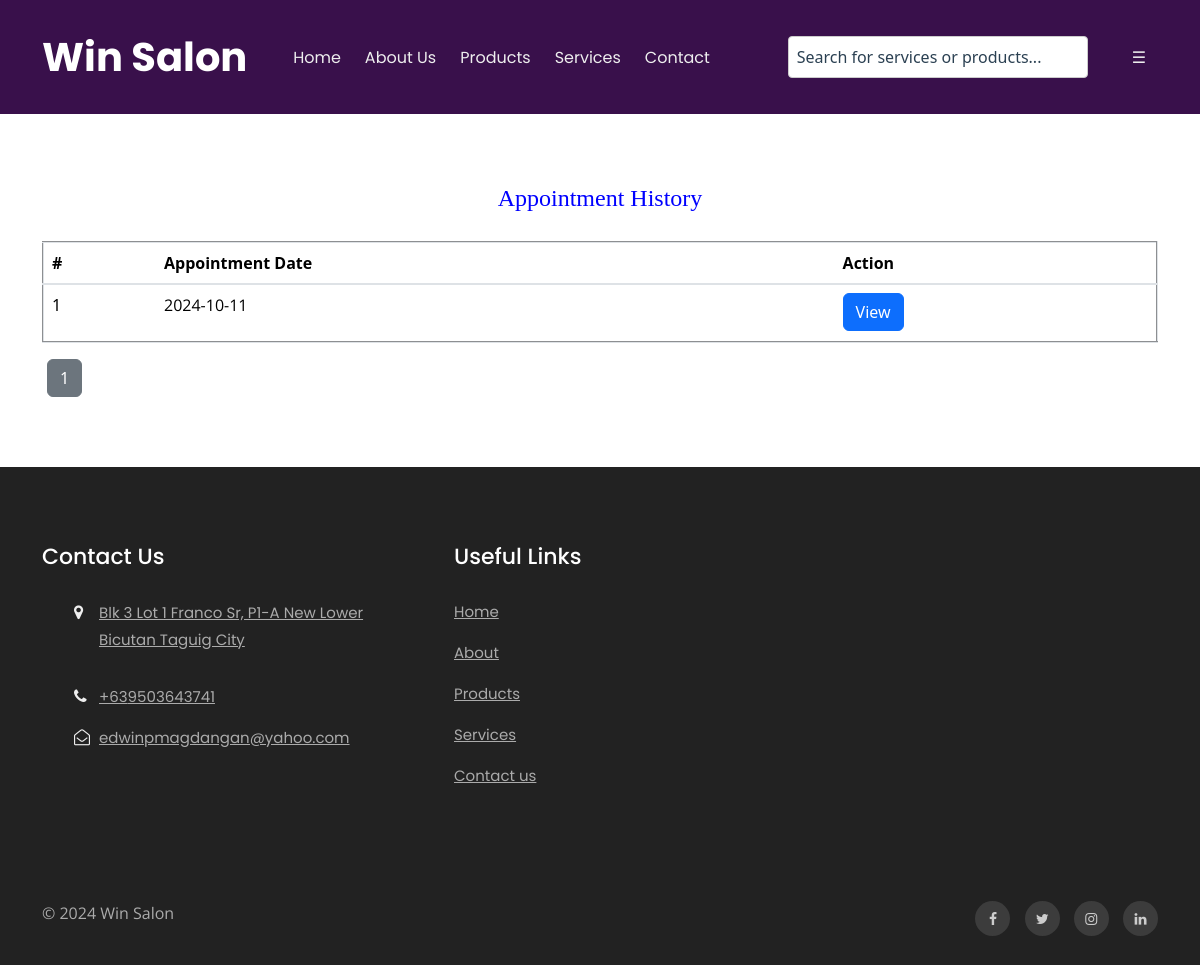
Page /bfs/booking-history.php (signed in) on the earlier database version.
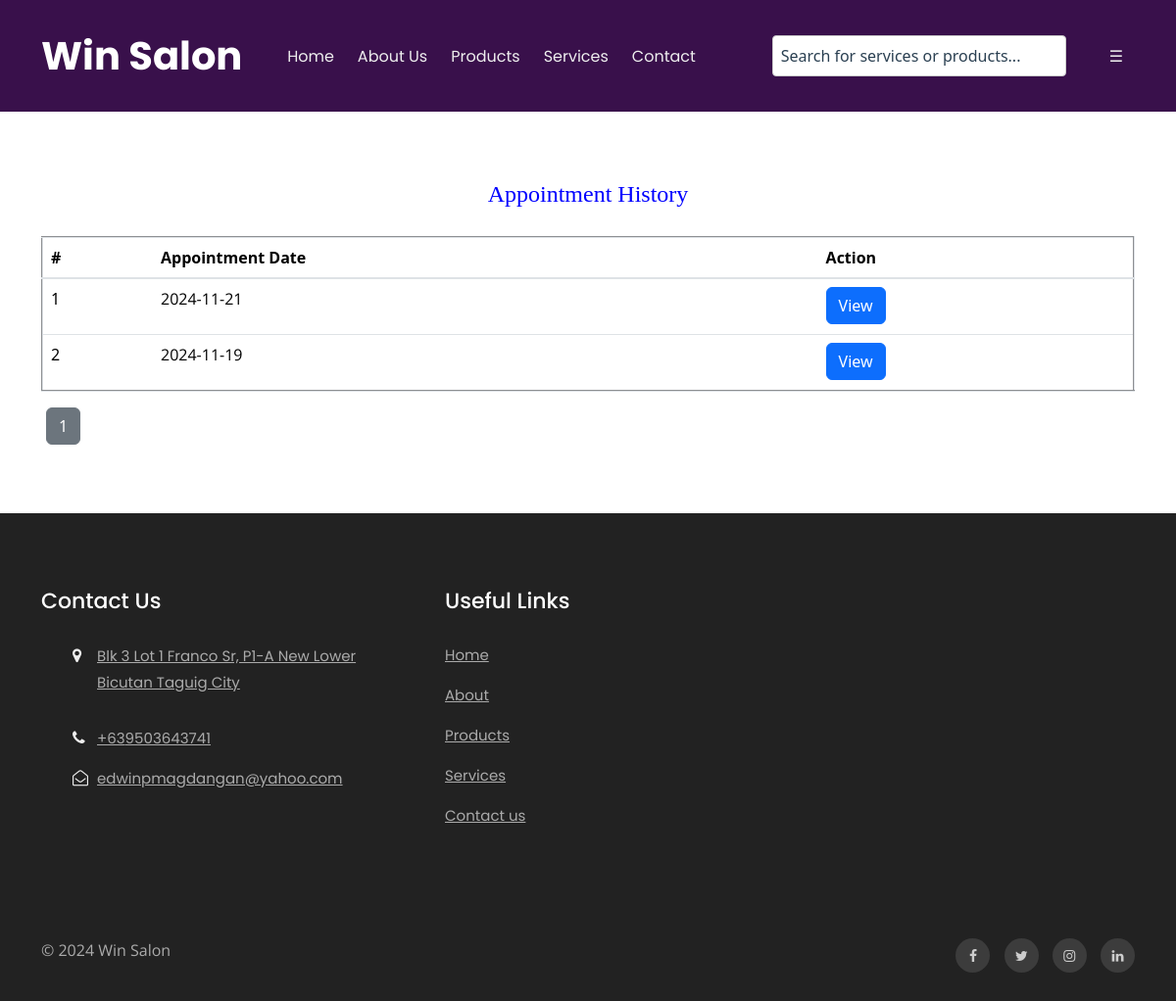
Same page on the later database version.
### tables this page shows
CREATE TABLE `tblbook` (
  `ID` int(10) NOT NULL,
  `UserID` int(10) DEFAULT NULL,
  `AptNumber` int(10) DEFAULT NULL,
  `AptDate` date DEFAULT NULL,
  `AptTime` time DEFAULT NULL,
  `Service` varchar(255) NOT NULL,
  `Message` mediumtext DEFAULT NULL,
  `BookingDate` timestamp NULL DEFAULT current_timestamp(),
  `Remark` varchar(250) DEFAULT NULL,
  `Status` varchar(250) DEFAULT NULL,
  `RemarkDate` timestamp NULL DEFAULT NULL ON UPDATE current_timestamp(),
  `Service_Total_Price` decimal(10,2) DEFAULT 0.00,
  `deleted_at` datetime DEFAULT NULL
);

CREATE TABLE `tblpage` (
  `ID` int(10) NOT NULL,
  `PageType` varchar(200) DEFAULT NULL,
  `PageTitle` mediumtext DEFAULT NULL,
  `PageDescription` mediumtext DEFAULT NULL,
  `Email` varchar(200) DEFAULT NULL,
  `MobileNumber` bigint(10) DEFAULT NULL,
  `UpdationDate` date DEFAULT NULL,
  `Timing` varchar(200) NOT NULL
);

### bfs/booking-history.php (the view, shortened to what the changed rows need)
<?php
include('includes/dbconnection.php');
if (strlen($_SESSION['bpmsuid']==0)) {
  header('location:logout.php');
} else {
  $limit = 5;
  $page = isset($_GET['page']) ? (int)$_GET['page'] : 1;
  $offset = ($page - 1) * $limit;
  ?>
<!doctype html>
<html lang="en">
  <head>
    <link rel="stylesheet" href="assets/css/style-starter.css">
  </head>
  <body id="home">
<?php include_once('includes/header.php');?>
<section class="w3l-contact-info-main" id="contact">
    <div class="contact-sec	">
        <div class="container">
            <div>
                <div class="table-content table-responsive cart-table-content m-t-30">
                        <table border="2" class="table">
                            <thead class="gray-bg">
                                <tr>
                                    <th>#</th>
                                    <th>Appointment Date</th>
                                    <th>Action</th>
                                </tr>
                            </thead>
                            <tbody>
                                <?php
                                $userid = $_SESSION['bpmsuid'];
                                $query = mysqli_query($con, "SELECT tbluser.ID as uid, tbluser.FirstName, tbluser.LastName, tbluser.Email, tbluser.MobileNumber, tblbook.ID as bid, tblbook.AptNumber, tblbook.AptDate, tblbook.AptTime, tblbook.Message, tblbook.BookingDate, tblbook.Status
                                                            FROM tblbook
                                                            JOIN tbluser ON tbluser.ID = tblbook.UserID
                                                            WHERE tbluser.ID = '$userid'
                                                            ORDER BY tblbook.BookingDate DESC
                                                            LIMIT $limit OFFSET $offset");
                                $cnt = 1;
                                while ($row = mysqli_fetch_array($query)) {
                                ?>
                                    <tr>
                                        <td><?php echo $cnt;?></td>
                                        <td><p><?php echo $row['AptDate']; ?></p></td>
                                        <td><a href="appointment-detail.php?aptnumber=<?php echo $row['AptNumber'];?>" class="btn btn-primary">View</a></td>
                                    </tr>
                                <?php
                                    $cnt++;
                                }
                                ?>
                            </tbody>
                        </table>
                    </div>
                </div>
<?php
$total_query = mysqli_query($con, "SELECT COUNT(*) AS total FROM tblbook WHERE UserID = '$userid'");
$total_result = mysqli_fetch_assoc($total_query);
$total_records = $total_result['total'];
$total_pages = ceil($total_records / $limit);
echo '<div class="pagination" style="text-align: center;">';
for ($i = 1; $i <= $total_pages; $i++) {
    echo '<a href="?page=' . $i . '" class="btn btn-secondary" style="margin: 0 5px;">' . $i . '</a>';
}
echo '</div>';
?>
            </div>
        </div>
</section>
<?php include_once('includes/footer.php');?>
</body>
</html>
<?php } ?>

### bfs/includes/footer.php (shortened to what the changed rows need)
<section class="w3l-footer-29-main">
    <div class="footer-29 py-5">
      <div class="container py-lg-4">
        <div class="row footer-top-29">
          <div class="col-lg-4 col-md-6 col-sm-8 footer-list-29 footer-1">
            <ul>
              <?php
$ret=mysqli_query($con,"select * from tblpage where PageType='contactus' ");
while ($row=mysqli_fetch_array($ret)) {
?>
              <li>
                <span class="fa fa-map-marker"></span>
                <p>
                  <a href="https://www.google.com/maps?q=Win Salon, Taguig City"
                    target="_blank"
                    rel="noopener noreferrer">
                    Blk 3 Lot 1 Franco Sr, P1-A New Lower Bicutan Taguig City
                  </a>
                </p>
              </li>
              <li><span class="fa fa-phone"></span><a href="tel:09503643741">+63<?php echo $row['MobileNumber'];?></a></li>
              <li><span class="fa fa-envelope-open-o"></span><a href="mailto:edwinpmagdangan@yahoo.com" class="mail">
                  <?php  echo $row['Email'];?></a></li><?php } ?>
            </ul>
          </div>
        </div>
      </div>
    </div>
  </section>

Differences in the rows shown:
removed tblbook: AptDate "2024-10-11"
now on this page (row edited): tblbook: AptDate "2024-11-21"
added tblbook: AptDate "2024-11-19"
